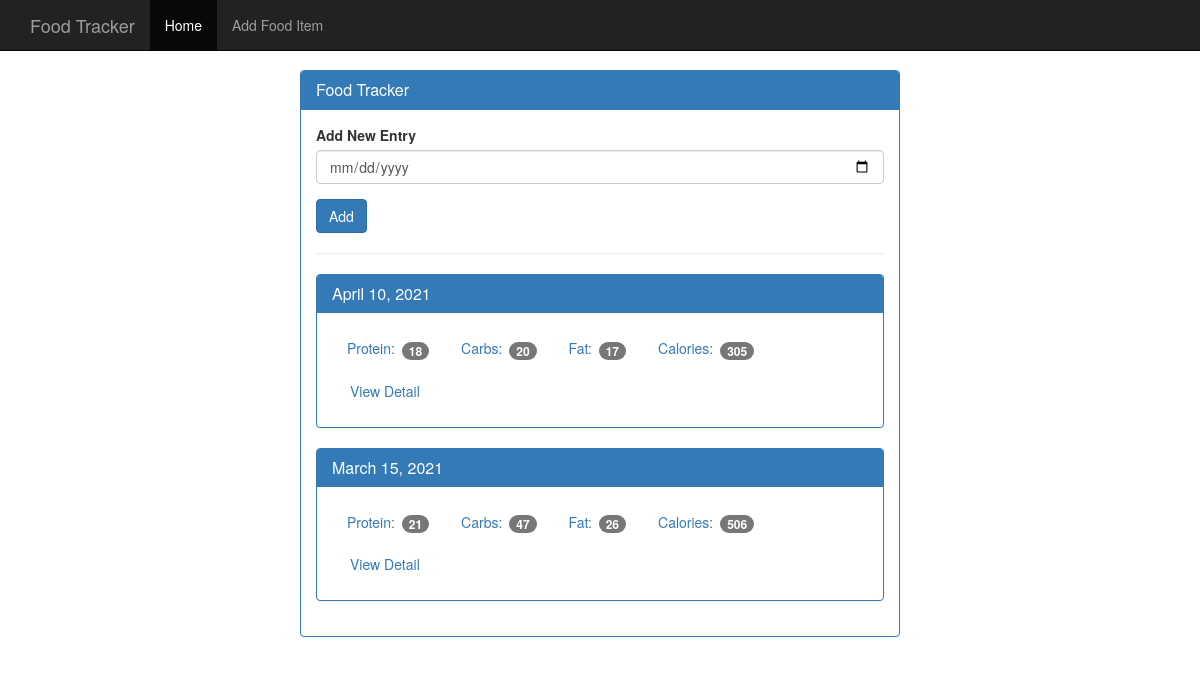
Before: / with the older database file.
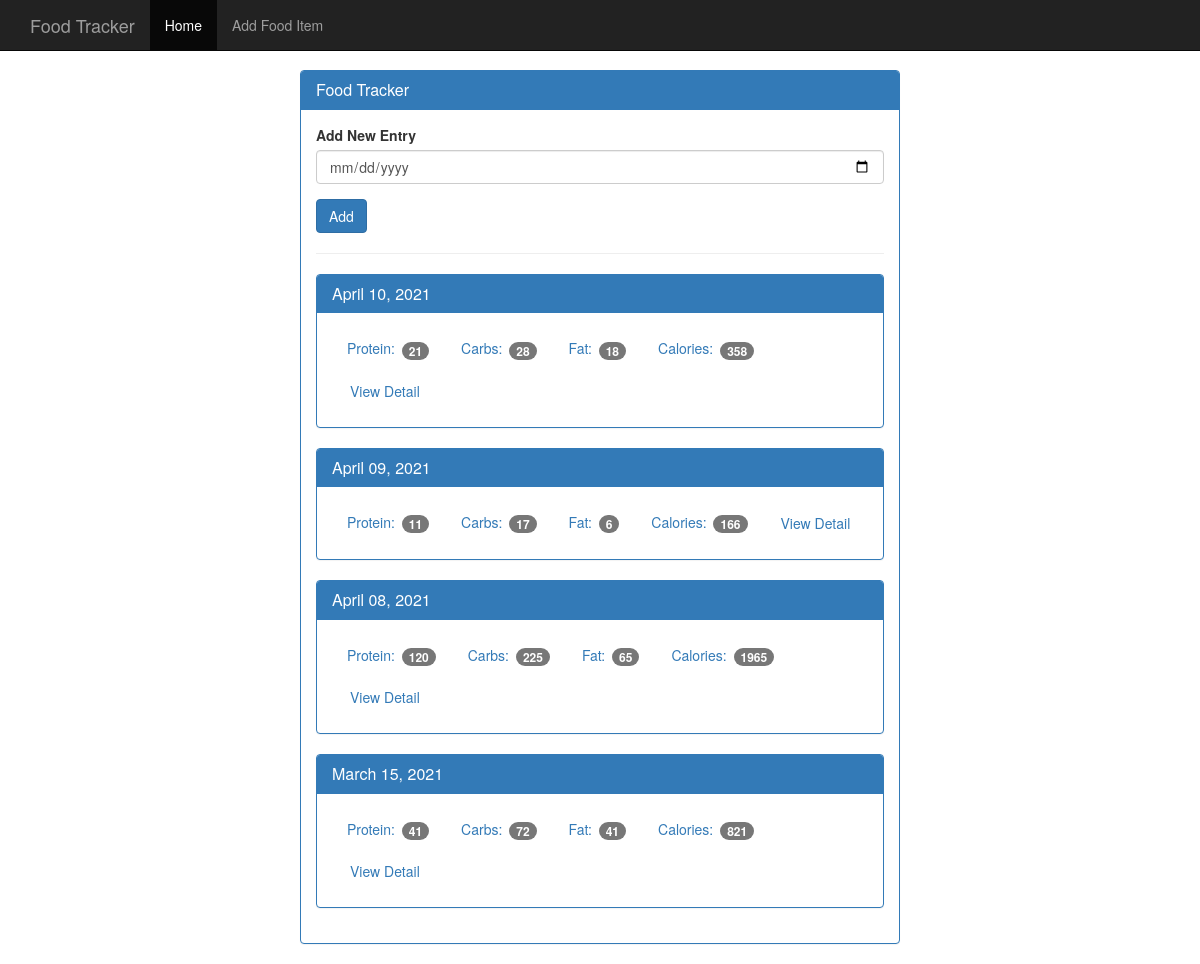
After: the same page with the newer database file.
### tables this page shows
CREATE TABLE dates (
    id         integer primary key autoincrement,
    entry_date date    not null
);

### app.py (the view)
@app.route('/', methods=['GET'])
def get_home():
    db = open_db()
    cur = db.execute(' select d.id date_id, d.entry_date, ifnull(sum(f.protein),0) protein, ifnull(sum(f.carbs),0) carbs, ifnull(sum(f.fat),0) fat, ifnull(sum(f.calories),0) calories from dates d left join daily_intake i on i.date_id = d.id left join foods f on f.id = i.food_id group by d.id order by d.entry_date desc ')
    raw_results = cur.fetchall()
    results = []
    for i in raw_results:
        db_date = datetime.strptime(str(i['entry_date']), '%Y%m%d')
        ft_date = datetime.strftime(db_date, '%B %d, %Y')
        result = {}
        result['date_id'] = i['date_id']
        result['entry_date'] = i['entry_date']
        result['formatted_date'] = ft_date
        result['protein'] = i['protein']
        result['carbs'] = i['carbs']
        result['fat'] = i['fat']
        result['calories'] = i['calories']
        results.append(result)
    return render_template('home.html', results=results)

### app.py (called while the page is built)
def connect_db():
    sql = sqlite3.connect('/home/mmlcasag/python/food_tracker/database/food_tracker.db')
    sql.row_factory = sqlite3.Row
    return sql

def open_db():
    if not hasattr(g, 'sqlite3_db'):
        g.sqlite3_db = connect_db()
    return g.sqlite3_db

### templates/home.html (shortened to what this page needs)
<!DOCTYPE html>
<html lang="en">
  <head>
    <link href="{{ url_for('static', filename='bootstrap.min.css') }}" rel="stylesheet">
    <link href="{{ url_for('static', filename='theme.css') }}" rel="stylesheet">
  </head>
  <body>
    <nav class="navbar navbar-inverse navbar-fixed-top">
      <div class="container">
        <div class="navbar-header">
          <a class="navbar-brand" href="{{ url_for('get_home') }}">Food Tracker</a>
        </div>
        <div id="navbar" class="navbar-collapse collapse">
          <ul class="nav navbar-nav">
            <li class="active"  ><a href="{{ url_for('get_home') }}">Home</a></li>
            <li><a href="{{ url_for('get_add_food') }}">Add Food Item</a></li>
          </ul>
        </div>
      </div>
    </nav>
    <div class="container theme-showcase col-sm-6 col-sm-offset-3" role="main">
      <div class="row">
        <div>
          <div class="panel panel-primary">
            <div class="panel-heading">
              <h3 class="panel-title">Food Tracker</h3>
            </div>
            <div class="panel-body">
              <form method="POST" action="{{ url_for('post_home') }}">
                <div class="form-group">
                  <label for="date">Add New Entry</label>
                  <input type="date" class="form-control" id="date" name="date">
                </div>
                <button type="submit" class="btn btn-primary">Add</button>
              </form>
              <hr />
              {% for result in results %}
                <div class="panel panel-primary">
                  <div class="panel-heading">
                    <h3 class="panel-title">{{ result.formatted_date }}</h3>
                  </div>
                  <div class="panel-body">
                    <ul class="nav nav-pills" role="tablist">
                      <li><a>Protein: <span class="badge">{{ result.protein }}</span></a></li>
                      <li><a>Carbs: <span class="badge">{{ result.carbs }}</span></a></li>
                      <li><a>Fat: <span class="badge">{{ result.fat }}</span></a></li>
                      <li><a>Calories: <span class="badge">{{ result.calories }}</span></a></li>
                      <li><a href="{{ url_for('get_day', date_id=result.date_id) }}" type="button" class="btn btn-link">View Detail</a></li>
                    </ul>
                  </div>
                </div>
              {% endfor %}
            </div>
          </div>
        </div>
      </div>
    </div>
  </body>
</html>

### static/theme.css (style rules this page uses)
body { padding-top: 70px; padding-bottom: 30px; }

Changed rows visible on the page:
computed for dates (number 1 of 4 on the later page): protein "18" → "21"; carbs "20" → "28"; fat "17" → "18"; calories "305" → "358"
added dates: formatted_date "April 09, 2021", protein "11", carbs "17", fat "6", calories "166"
added dates: formatted_date "April 08, 2021", protein "120", carbs "225", fat "65", calories "1965"
computed for dates (number 4 of 4 on the later page): protein "21" → "41"; carbs "47" → "72"; fat "26" → "41"; calories "506" → "821"
